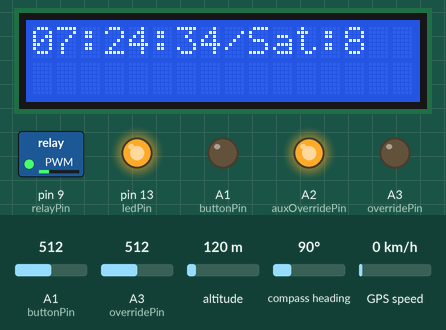
A program run on a simulated Arduino Uno, built with avr-gcc and run on an emulated ATmega328P. Parts: 16×2 character LCD, switched loads named in the program (green lamp = pin HIGH), output pins drawn as LEDs (lit = HIGH). Inputs (shaded band) come from the test bench; at power-on: A3 (overridePin) = 512, A1 (buttonPin) = 512, altitude 120 m, compass heading 90°, GPS speed 0 km/h. The GPS gets a fix after 3 s at 37.7749, -122.4194 with 8 satellites.

Above: at 4.8 s.
4.9 s: A3 (overridePin) set to 211
6.6 s: A3 (overridePin) set to 194
At 7.9 s:
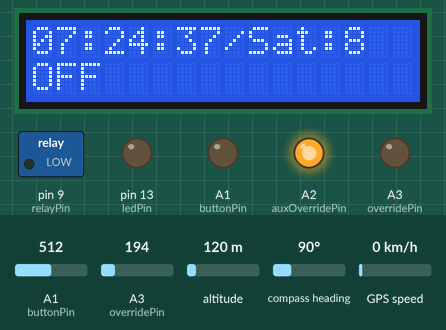
10.0 s: A3 (overridePin) set to 306
At 10.9 s:
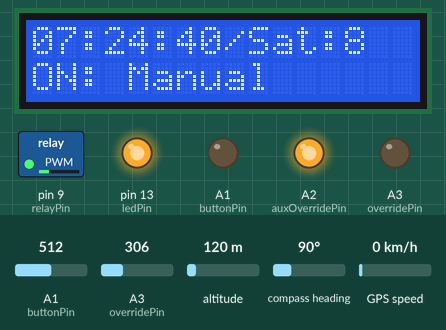
Timing chart, 0 to 13.0 s (numbered marks = the images above; inputs shaded):
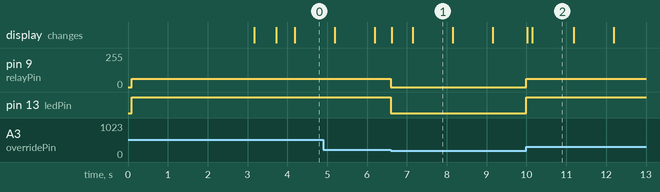

The program:

main.cpp
```cpp
/*
  Project: Automatic Device Control Based on GPS Time
  Date: August 23, 2024
  Author: Andrés Zoppelletto
  Description:
  This code controls the turning on and off of a device at multiple times during the day using an Arduino Uno and a NEO-6M GPS module.
  The program retrieves the time from the GPS, converts it to the local time based on the specified time zone offset, and turns a relay
  connected to a device on or off based on the current time. Multiple time windows during the day are defined for automatic light control.
  It also shows the GPS state, time and schedule execution in a LCD. It has a button to trigger the manual execution.
  Libraries Used:
  - NeoSWSerial: For serial communication with the GPS module.
  - TinyGPS++: To decode data from the GPS module.
  - Wire: To control LCD comunication.
  - LiquidCrystal_I2C: For LCD controlling.
  Notes:
  Make sure to adjust the time zone offset according to your location. It can be automatically defined based on the physical location
  using GPS, but it should also account for Daylight Saving Time (DST).
*/

#include <Arduino.h>
#include <NeoSWSerial.h>
#include <TinyGPSPlus.h>
#include <Wire.h>
#include <LiquidCrystal_I2C.h>

// GPS pin:
// RX Arduino = TX GPS
// TX Arduino = RX GPS
const int RXPin = 4, TXPin = 3;
const int relayPin = 9, ledPin = 13, buttonPin = A1, auxOverridePin = A2, overridePin = A3;
const int PWMValue = 63;
const uint32_t GPSBaud = 9600;
const int offset = -3;
bool fixStatus, turnOn, manual;
bool backlightState = false; // Variable to track backlight state
int buttonState = 0, lastButtonState = 0, activeSchedule;
int overrideState = 0, lastOverrideState = 0;
unsigned long lastTime = millis();

// Creating objects
TinyGPSPlus gps;
NeoSWSerial neogps(RXPin, TXPin);
LiquidCrystal_I2C lcd(0x27, 16, 2);

// Define schedules using arrays
const int NUM_SCHEDULES = 3;
const int schedules[NUM_SCHEDULES][6] = {
  // {hh24_ini, mm_ini, ss_ini, hh24_end, mm_end, ss_end}
  {8, 0, 0, 8, 0, 30},
  {12, 0, 0, 12, 1, 0},
  {21, 0, 0, 21, 1, 0}
};

// LCD writting function
void writeToLCD(int line, const String& text) {
  lcd.setCursor(0, line);
  lcd.print(text);
  for (int i = text.length(); i < 16; i++) {
    lcd.print(" ");
  }
}

void handleButtonPress() {
  // Using an analog pin to avoid false positives. During testing, the digital pins were unreliable.
  int valorAnalogico = analogRead(buttonPin);  // read button
  float voltage = valorAnalogico * (5.0 / 1023.0);  // convert into voltage

  if (voltage > 1) {
    buttonState = 1;
  } else {
    buttonState = 0;
  }

  // if button pressed, and wasn't pressed before
  if ((buttonState == 1) & (lastButtonState == 0)) {
      backlightState = !backlightState;
      // delay(10);
      if (backlightState) {
        lcd.backlight();
      } else {
        lcd.noBacklight();
      }
  }

  lastButtonState = buttonState;
}

void handleOverrideButtonPress() {
  int analogValue = analogRead(overridePin);  // read button
  float voltageOverride = analogValue * (5.0 / 1023.0);  // convert into voltage

  if (voltageOverride > 1) {
    overrideState = 1;
  } else {
    overrideState = 0;
  }

  if (overrideState != lastOverrideState) {
    manual = !manual;

    if (!turnOn) { // if schedule is off
      if (manual) { // but button is pressed, then turn on
        digitalWrite(ledPin, HIGH);
        analogWrite(relayPin, PWMValue);
        writeToLCD(1, "ON: Manual");
      } else { // if schedule is off, and button is not pressed anymore, then turn off
        digitalWrite(ledPin, LOW);
        digitalWrite(relayPin, LOW);
        writeToLCD(1, "OFF");
      }
    }
  }

  lastOverrideState = overrideState;
}

// GPS availability control
bool checkGPSFix()
{
  handleButtonPress(); // It checks if button was pushed while checking for GPS
  handleOverrideButtonPress(); // It checks if override button was pushed while checking for GPS
  while ((neogps.available() > 0))
  {
    if (gps.encode(neogps.read()))
    {
      if ((gps.location.isValid() && gps.date.isValid() && gps.time.isValid()) &&
          (gps.location.isUpdated() && gps.date.isUpdated() && gps.time.isUpdated()) &&
          (gps.satellites.value() > 0))
      {
        fixStatus = true;
        return fixStatus;
      }
    }
  }
  return 0;
}

// GPS global control
void initializeGPS() {
  digitalWrite(ledPin, LOW);
  digitalWrite(relayPin, LOW);

  lcd.backlight(); // Turn on backlight to see initialization messages

  writeToLCD(0, "Searching GPS");
  writeToLCD(1, "");
  while (!checkGPSFix()) {
    ;
  }
  writeToLCD(0, "GPS OK!");
  writeToLCD(1, "");

  delay(500);

  // Keep the backlight in the last state based on the button. If it was never pushed, the backlight will turn off by default
  if (backlightState) {
    lcd.backlight();
  } else {
    lcd.noBacklight();
  }
}

void setup() {
  Serial.begin(9600);
  neogps.begin(GPSBaud);
  lcd.init();

  pinMode(buttonPin, INPUT_PULLUP);  // To set button as input
  analogWrite(buttonPin, LOW);  // No pressed as default

  pinMode(auxOverridePin, OUTPUT);
  digitalWrite(auxOverridePin, HIGH); // Sending voltage
  pinMode(overridePin, INPUT_PULLUP); // To set override button as input
  analogWrite(overridePin, LOW);  // No pressed as default

  pinMode(relayPin, OUTPUT); // To set relay as output
  digitalWrite(relayPin, LOW); // Turn off by default

  pinMode(ledPin, OUTPUT); // To set led as output
  digitalWrite(ledPin, LOW); // Turn off by default

  initializeGPS(); // Call to GPS init function
}

void loop() {

  handleButtonPress(); // Call to button press control
  handleOverrideButtonPress(); // Call to override button press control

  while (neogps.available() > 0) {
    gps.encode(neogps.read());

    if (gps.time.isUpdated()) {
      // UTC current Time
      int month = gps.date.month();
      int day = gps.date.day();
      int hour = gps.time.hour();
      int minute = gps.time.minute();
      int second = gps.time.second();

      // Adjust hour based on time zone offset
      hour = (hour + offset) % 24;
      if (hour < 0) {
        hour += 24;
      }

      // Check if the current time is within any turn-on window
      activeSchedule = -1;
      turnOn = false;

      for (int i = 0; i < NUM_SCHEDULES; i++) {
        int startHour = schedules[i][0], startMinute = schedules[i][1], startSecond = schedules[i][2];
        int endHour = schedules[i][3], endMinute = schedules[i][4], endSecond = schedules[i][5];

        if ((hour > startHour || (hour == startHour && minute > startMinute) ||
            (hour == startHour && minute == startMinute && second >= startSecond)) &&
            (hour < endHour || (hour == endHour && minute < endMinute) ||
            (hour == endHour && minute == endMinute && second <= endSecond))) {
          turnOn = true;
          activeSchedule = i + 1;
          break;
        }
      }

      if ((month == 12 && day == 25 && hour == 0 && minute == 0) || // Dec 25th
          (month == 1 && day == 1 && hour == 0 && minute < 2)) { // Jan 1st
        turnOn = true;
        activeSchedule = (month == 12) ? 4 : 5; // 4 for Dec 25th, 5 for Jan 1st
      }

      // Create char arrays for time and satellites
      char timeStr[9];
      char satStr[3];

      // Format strings
      sprintf(timeStr, "%02d:%02d:%02d", hour, minute, second);
      sprintf(satStr, "%lu", gps.satellites.value());

      // Write to LCD
      writeToLCD(0, String(timeStr) + "/Sat:" + String(satStr));

      // Control the relay based on the time check
      if (turnOn) {
        digitalWrite(ledPin, HIGH);
        analogWrite(relayPin, PWMValue);
        writeToLCD(1, "ON: " + String(activeSchedule));
      } else if (!manual) { // if button is not pressed and schedule finished, then turn off
        digitalWrite(ledPin, LOW);
        digitalWrite(relayPin, LOW);
        writeToLCD(1, "OFF");
      }
    }
    lastTime = millis();
  }

  // If lose the GPS data for certain period of time, it goes to the GPS global control function
  unsigned long currentTime = millis();
  if (currentTime - lastTime >= 1000) { // set to 1 second -> 1000 ms
    initializeGPS(); // Call to GPS initialization global function
  }
}
```

Measured:
- the behaviour switches between 205 and 204 on A3 (overridePin) (found by bisection; images 0 and 1)
- after the input at 6.6 s, pin 9 (relayPin): 63/255 → 0/255 at once; pin 13 (ledPin): HIGH → LOW at once; the display: first changes at once (image 1 shows a later state)
- after the input at 10.0 s, pin 9 (relayPin): 0/255 → 63/255 at once; pin 13 (ledPin): LOW → HIGH at once; the display: first changes at once (image 2 shows a later state)
- what the display in image 1 shows lasts 1.0 s, from 7.1 s to 8.1 s
